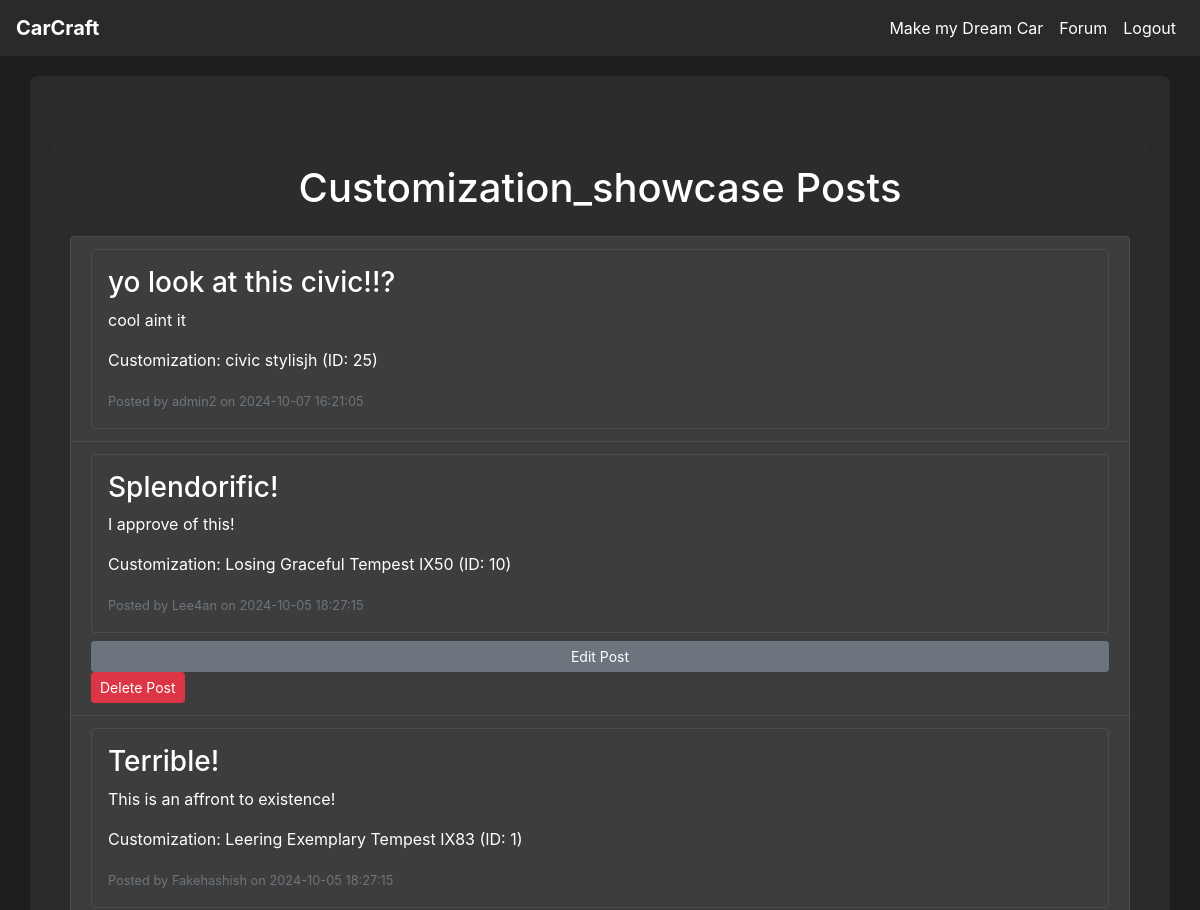
The page /forum/category/customization_showcase (signed in, upper part) on the database as committed earlier.
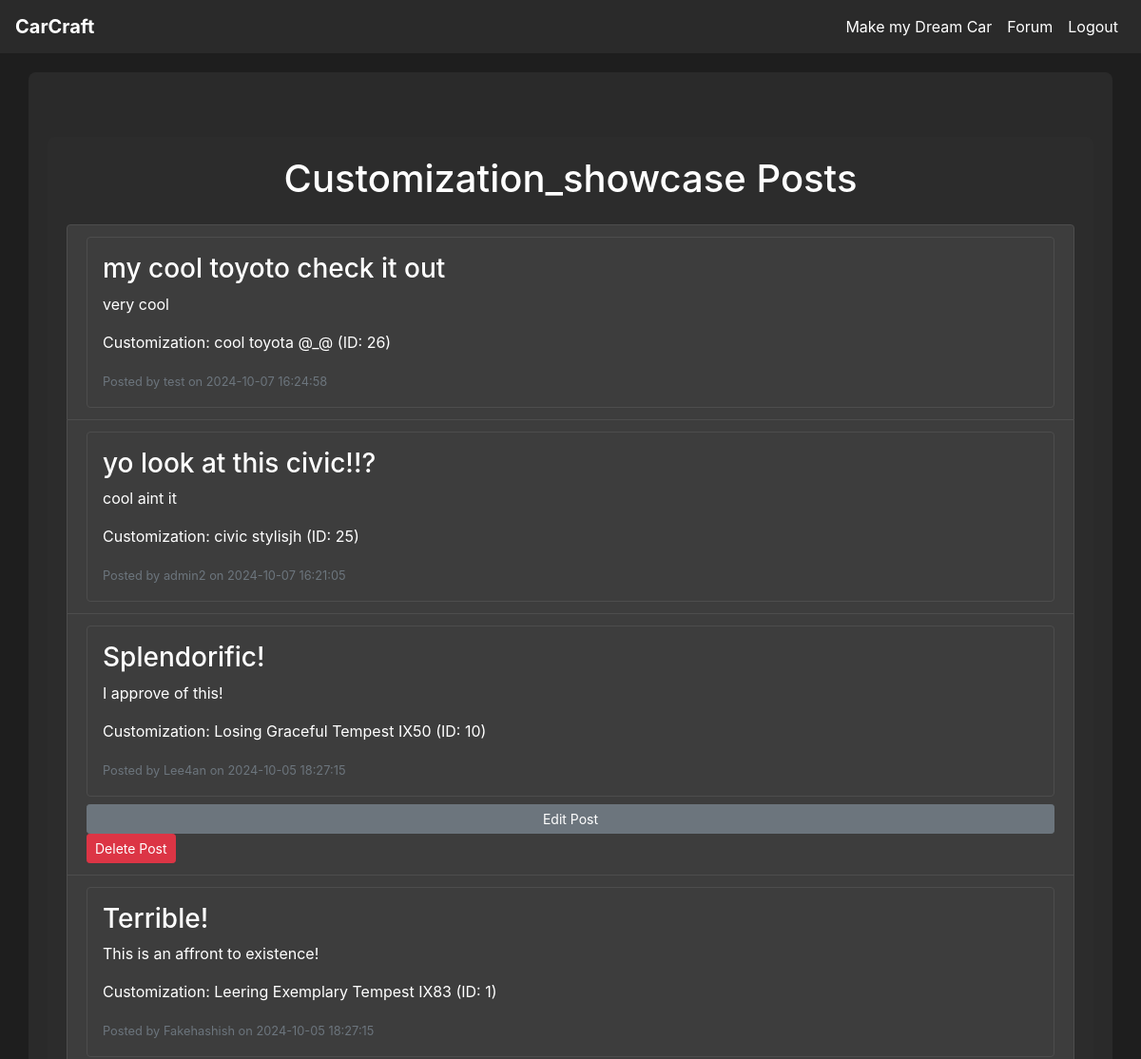
The same page on the database as committed later.
### tables this page shows
CREATE TABLE post (
    post_id INTEGER PRIMARY KEY AUTOINCREMENT,
    customization_id INTEGER,
    user_id INTEGER NOT NULL,
    title VARCHAR(255) NOT NULL,
    description TEXT,
    category TEXT,
    created_at DATETIME DEFAULT CURRENT_TIMESTAMP,
    FOREIGN KEY (customization_id) REFERENCES customization(customization_id),
    FOREIGN KEY (user_id) REFERENCES user(user_id)
);

CREATE TABLE customization (
    customization_id INTEGER PRIMARY KEY AUTOINCREMENT,
    customization_name VARCHAR(100) NOT NULL,
    user_id INTEGER NOT NULL,
    model_id INTEGER NOT NULL,
    color_id INTEGER NOT NULL,
    wheel_id INTEGER NOT NULL,
    created_at DATETIME DEFAULT CURRENT_TIMESTAMP,
    FOREIGN KEY (user_id) REFERENCES user(user_id),
    FOREIGN KEY (model_id) REFERENCES model(model_id),
    FOREIGN KEY (color_id) REFERENCES color(color_id),
    FOREIGN KEY (wheel_id) REFERENCES wheel_set(wheel_id)
);

CREATE TABLE user (
    user_id INTEGER PRIMARY KEY AUTOINCREMENT,
    username VARCHAR(64) NOT NULL,
    email VARCHAR(100) NOT NULL,
    password_hash VARCHAR(255) NOT NULL,
    created_at DATETIME DEFAULT CURRENT_TIMESTAMP,
    admin INTEGER DEFAULT 0
);

### app.py (the view)
@app.route('/forum/category/<string:category_name>', methods=['GET'])
def posts_by_category(category_name):
    conn = get_db_connection()
    query = '''
        SELECT p.post_id, p.title, p.description, p.created_at, p.user_id, u.username,
               c.customization_name, c.customization_id
        FROM post p
        JOIN user u ON p.user_id = u.user_id
        LEFT JOIN customization c ON p.customization_id = c.customization_id
        WHERE p.category = ?
        ORDER BY p.created_at DESC
    '''
    posts = conn.execute(query, (category_name,)).fetchall()
    conn.close()
    return render_template('category_posts.html', posts=posts, category_name=category_name)

### app.py (called while the page is built)
def get_db_connection():
    conn = sqlite3.connect(DATABASE)
    conn.row_factory = sqlite3.Row  # This enables column access by name: row['column_name']
    return conn

@login_manager.user_loader
def load_user(user_id):
    return User.get(user_id)

    @staticmethod
    def get(user_id):
        conn = get_db_connection()
        user_data = conn.execute('SELECT * FROM user WHERE user_id = ?', (user_id,)).fetchone()
        conn.close()
        if user_data:
            return User(
                user_id=user_data['user_id'],
                username=user_data['username'],
                email=user_data['email'],
                password_hash=user_data['password_hash'],
                admin=bool(user_data['admin'])
            )
        return None

### templates/category_posts.html (shortened to what this page needs)
{% extends "base.html" %}
{% block content %}
<div class="container mt-5">
    <h1 class="text-center mb-4">{{ category_name | capitalize }} Posts</h1>
    {% if posts %}
        <ul class="list-group">
            {% for post in posts %}
                <li class="list-group-item">
                    <a href="{{ url_for('view_post', post_id=post['post_id']) }}" class="text-decoration-none">
                        <div class="p-3 border rounded">
                            <h3>{{ post['title'] }}</h3>
                            <p>{{ post['description'] }}</p>
                            {% if post['customization_name'] %}
                                <p class="mt-2">Customization: {{ post['customization_name'] }} (ID: {{ post['customization_id'] }})</p>
                            {% else %}
                                <p class="mt-2">Customization: None</p>
                            {% endif %}
                            <small class="text-muted">Posted by {{ post['username'] }} on {{ post['created_at'] }}</small>
                        </div>
                    </a>
                    {% if current_user.is_authenticated and (current_user.id == post['user_id'] or current_user.admin) %}
                        <div class="mt-2">
                            <a href="{{ url_for('edit_post', post_id=post['post_id']) }}" class="btn btn-secondary btn-sm">Edit Post</a>
                            <form method="POST" action="{{ url_for('delete_post', post_id=post['post_id']) }}" style="display:inline;">
                                <button type="submit" class="btn btn-danger btn-sm" onclick="return confirm('Are you sure you want to delete this post?');">Delete Post</button>
                            </form>
                        </div>
                    {% endif %}
                </li>
            {% endfor %}
        </ul>
    {% else %}
        <p class="text-center">No posts available in this category.</p>
    {% endif %}
</div>
{% endblock %}

### templates/base.html (shortened to what this page needs)
<!DOCTYPE html>
<html lang="en">
<head>
    <link
      rel="stylesheet"
      href="https://stackpath.bootstrapcdn.com/bootstrap/4.4.1/css/bootstrap.min.css"
    />
    <link
      rel="stylesheet"
      href="https://cdnjs.cloudflare.com/ajax/libs/font-awesome/5.15.4/css/all.min.css"
    />
    <link rel="stylesheet" href="{{ url_for('static', filename='css/style.css') }}">
</head>
<body>
    <nav class="navbar navbar-expand-lg">
        <a class="navbar-brand" href="{{ url_for('home') }}">CarCraft</a>
        <div class="collapse navbar-collapse" id="navbarNav">
            <ul class="navbar-nav">
                {% if current_user.is_authenticated %}
                    <li class="nav-item"><a class="nav-link" href="{{ url_for('customize') }}">Make my Dream Car</a></li>
                    <li class="nav-item"><a class="nav-link" href="{{ url_for('forum') }}">Forum</a></li>
                    <li class="nav-item"><a class="nav-link" href="{{ url_for('logout') }}">Logout</a></li>
                {% else %}
                    <li class="nav-item"><a class="nav-link" href="{{ url_for('login') }}">Login</a></li>
                    <li class="nav-item"><a class="nav-link" href="{{ url_for('create_user') }}">Register</a></li>
                {% endif %}
            </ul>
        </div>
    </nav>
    <div class="container">
        {% block content %}{% endblock %}
    </div>
</body>
</html>

### static/css/style.css (style rules this page uses)
body { background-color: #1e1e1e; color: #ffffff; }
.navbar { background-color: rgba(45, 45, 45, 0.8); position: relative; z-index: 1000; padding: 0.5rem 1rem; }
.navbar-brand, .nav-link { color: #ffffff !important; transition: color 0.3s ease; }
.navbar-brand { font-weight: bold; }
.navbar-nav { margin-left: auto; }
.container { background-color: rgba(45, 45, 45, 0.8); border-radius: 8px; padding: 20px; margin-top: 20px; }
h1, h2, h3, h4, h5, h6 { color: #ffffff; }
.list-group-item { background-color: #3d3d3d; color: #ffffff; border-color: #4d4d4d; transition: background-color 0.2s ease; }
.list-group-item a { display: block; color: inherit; }
.btn-secondary { background-color: #6c757d; border-color: #6c757d; }
.border { border-color: #4d4d4d !important; }
a { color: #007bff; }
.nav-link { color: #ffffff; }
.btn-danger { background-color: #dc3545; border-color: #dc3545; }

Rows that differ between the two databases and show on the page:
added post: title "my cool toyoto check it out", description "very cool", customization_name "cool toyota @_@", customization_id "26", username "test", created_at "2024-10-07 16:24:58"
